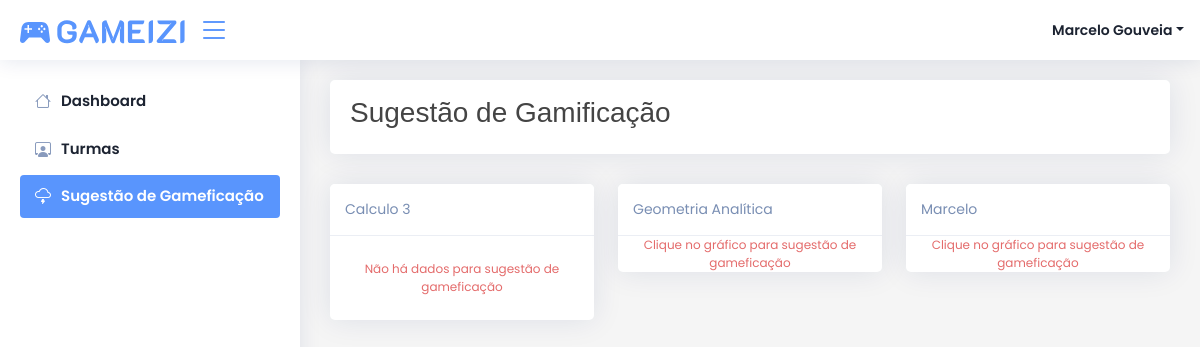
The app's page /sugestao/ (signed in), older data.
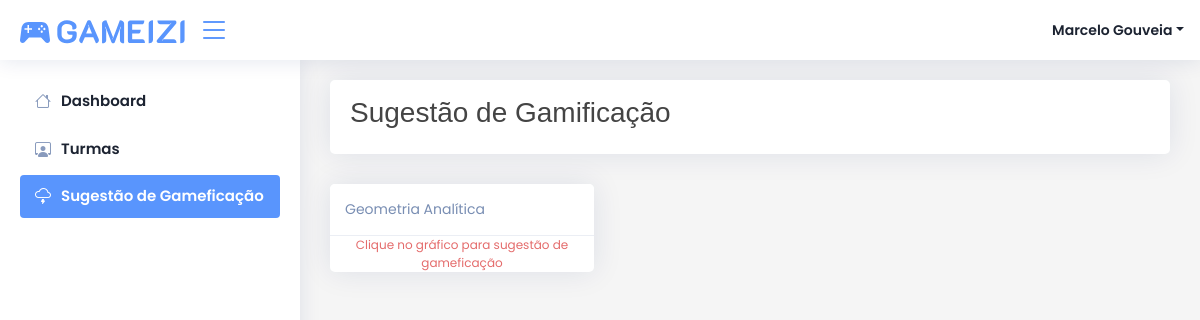
The same page, newer data.
### core/models.py (models this page shows, shortened)
class Turma(models.Model):
    nome = models.CharField('Nome', max_length=1024)
    criado_em = models.DateField("Criado Em", auto_now_add=True)
    ativa = models.BooleanField('Ativa', default=True)
    semestre = models.CharField("Semestre", max_length=1024)
    hash_convite = models.CharField('Hash Convite', max_length=1024, blank=True, null=True)

### core/views.py (the view)
# urls.py: path('sugestao/', views.sugestao, name='sugestao'),
@login_required(login_url='/login')
def sugestao(request):
    todas_turmas = Turma.objects.all().order_by('nome')
    turmas = []
    for turma in todas_turmas:
        try:
            ProfessoresTurma.objects.get(turma=turma, professor__usuario=request.user)
            turmas.append(turma)
        except:
            continue
    data = {
        'turmas': turmas,
        'pagina': 'Sugestão de Gamificação'
    }
    return render(request, 'core/sugestao.html', data)

### core/templatetags/filtros.py (called while the page is built)
@register.filter(name='obter_ranking_aluno')
def obter_ranking_aluno(usuario):
    try:
        aluno = Aluno.objects.get(usuario=usuario)
        return rankings[aluno.tipo]
    except:
        return 'Professor'

### core/templates/core/sugestao.html (shortened to what this page needs)
{% extends 'core/base.html' %}
{% block pagina %}
Sugestão de Gamificação
{% endblock pagina %}
{% block conteudo %}
<div class="row">
    {% for turma in turmas %}
    <div class="col-md-4">
        <div class="card p-0 m-0">
            <div class="card-header">
                {{ turma.nome }}
            </div>
            <div class="card-body pb-0">
                <div class="row">
                <span class="notice" id="notice-{{ turma.id }}" style="text-align:center;font-size:12px;">Clique no gráfico para sugestão de gameficação</span>
                </div>
            </div>
        </div>
    </div>
    {% endfor %}
</div>
{% endblock conteudo %}

Row changes from the older to the newer data that the page shows:
removed Turma: nome "Calculo 3"
removed Turma: nome "Marcelo"
